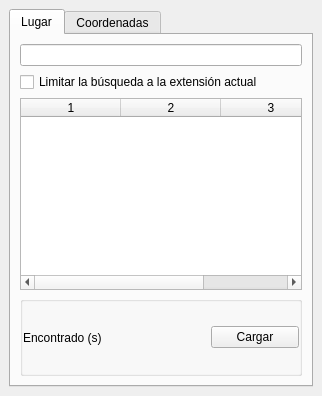
<?xml version="1.0" encoding="UTF-8"?>
<ui version="4.0">
 <class>Dialog</class>
 <widget class="QDockWidget" name="Dialog">
  <property name="geometry">
   <rect>
    <x>0</x>
    <y>0</y>
    <width>322</width>
    <height>396</height>
   </rect>
  </property>
  <property name="windowTitle">
   <string>Búsquedas IDECanarias</string>
  </property>
  <widget class="QWidget" name="dockWidgetContents">
   <layout class="QGridLayout" name="gridLayout">
    <item row="0" column="0">
     <widget class="QTabWidget" name="tabWidget">
      <property name="currentIndex">
       <number>0</number>
      </property>
      <widget class="QWidget" name="tab">
       <attribute name="title">
        <string>Lugar</string>
       </attribute>
       <layout class="QVBoxLayout" name="verticalLayout">
        <item>
         <widget class="QLineEdit" name="txtSearch"/>
        </item>
        <item>
         <widget class="QCheckBox" name="chkBBOX">
          <property name="text">
           <string>Limitar la búsqueda a la extensión actual</string>
          </property>
         </widget>
        </item>
        <item>
         <widget class="QTableWidget" name="tblResult">
          <property name="sizePolicy">
           <sizepolicy hsizetype="Expanding" vsizetype="Fixed">
            <horstretch>0</horstretch>
            <verstretch>0</verstretch>
           </sizepolicy>
          </property>
          <property name="editTriggers">
           <set>QAbstractItemView::NoEditTriggers</set>
          </property>
          <property name="selectionBehavior">
           <enum>QAbstractItemView::SelectRows</enum>
          </property>
          <property name="columnCount">
           <number>3</number>
          </property>
          <column/>
          <column/>
          <column/>
         </widget>
        </item>
        <item>
         <widget class="QGroupBox" name="groupBox">
          <property name="title">
           <string/>
          </property>
          <layout class="QHBoxLayout" name="horizontalLayout_2">
           <property name="spacing">
            <number>100</number>
           </property>
           <property name="margin">
            <number>0</number>
           </property>
           <item>
            <widget class="QLabel" name="lblResult">
             <property name="text">
              <string>Encontrado (s)</string>
             </property>
            </widget>
           </item>
           <item>
            <widget class="QPushButton" name="btnLoad">
             <property name="text">
              <string>Cargar</string>
             </property>
            </widget>
           </item>
          </layout>
         </widget>
        </item>
       </layout>
      </widget>
      <widget class="QWidget" name="tab_2">
       <attribute name="title">
        <string>Coordenadas</string>
       </attribute>
       <widget class="QWidget" name="layoutWidget">
        <property name="geometry">
         <rect>
          <x>5</x>
          <y>5</y>
          <width>301</width>
          <height>183</height>
         </rect>
        </property>
        <layout class="QGridLayout" name="gridLayout_2">
         <item row="3" column="0">
          <widget class="QPushButton" name="btnClipboard">
           <property name="text">
            <string>Copiar al portapapeles</string>
           </property>
          </widget>
         </item>
         <item row="1" column="0">
          <widget class="QLineEdit" name="txtCoordinates"/>
         </item>
         <item row="2" column="0">
          <widget class="QPushButton" name="btnGo">
           <property name="text">
            <string>Ir</string>
           </property>
          </widget>
         </item>
         <item row="4" column="0">
          <widget class="QPushButton" name="btnGet">
           <property name="text">
            <string>Empezar captura</string>
           </property>
          </widget>
         </item>
         <item row="0" column="0">
          <layout class="QGridLayout" name="gridLayout_3">
           <item row="1" column="0">
            <widget class="QRadioButton" name="radioutm">
             <property name="text">
              <string>UTM</string>
             </property>
            </widget>
           </item>
           <item row="0" column="0">
            <widget class="QRadioButton" name="radiodms">
             <property name="text">
              <string>Grad. Min. Seg.</string>
             </property>
             <property name="checked">
              <bool>true</bool>
             </property>
            </widget>
           </item>
           <item row="0" column="1">
            <widget class="QRadioButton" name="radiodm">
             <property name="text">
              <string>Grad. Min.</string>
             </property>
            </widget>
           </item>
           <item row="1" column="1">
            <widget class="QRadioButton" name="radiod">
             <property name="text">
              <string>Grados</string>
             </property>
            </widget>
           </item>
          </layout>
         </item>
        </layout>
       </widget>
      </widget>
     </widget>
    </item>
   </layout>
  </widget>
 </widget>
 <resources/>
 <connections/>
</ui>
